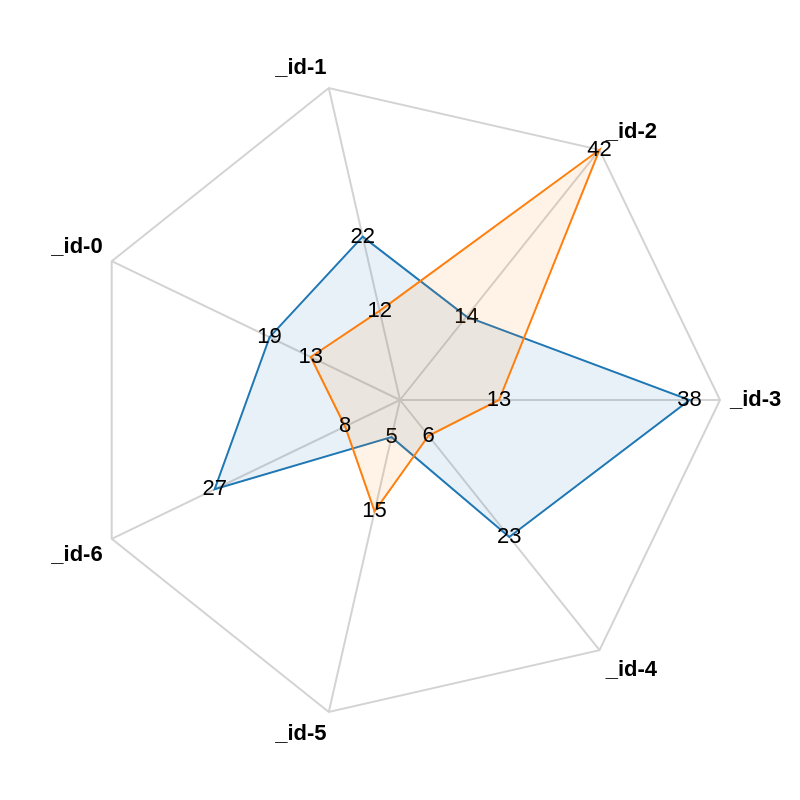

Write the Vega-Lite specification saved for this chart.
### Vega specification from a JSON file in a GitHub repository (floating-point values rounded to 4 significant figures)
{"$schema": "https://vega.github.io/schema/vega/v5.json", "background": "white", "width": 400, "height": 400, "padding": 40, "autosize": {"type": "none", "contains": "padding"}, "signals": [{"name": "radius", "update": "width / 2"}], "data": [{"name": "table", "values": [{"_id": "_id-0", "value": 19, "category": 0}, {"_id": "_id-1", "value": 22, "category": 0}, {"_id": "_id-2", "value": 14, "category": 0}, {"_id": "_id-3", "value": 38, "category": 0}, {"_id": "_id-4", "value": 23, "category": 0}, {"_id": "_id-5", "value": 5, "category": 0}, {"_id": "_id-6", "value": 27, "category": 0}, {"_id": "_id-0", "value": 13, "category": 1}, {"_id": "_id-1", "value": 12, "category": 1}, {"_id": "_id-2", "value": 42, "category": 1}, {"_id": "_id-3", "value": 13, "category": 1}, {"_id": "_id-4", "value": 6, "category": 1}, {"_id": "_id-5", "value": 15, "category": 1}, {"_id": "_id-6", "value": 8, "category": 1}]}, {"name": "_ids", "source": "table", "transform": [{"type": "aggregate", "groupby": ["_id"]}]}], "scales": [{"name": "angular", "type": "point", "range": {"signal": "[-PI, PI]"}, "padding": 0.5, "domain": {"data": "table", "field": "_id"}}, {"name": "radial", "type": "linear", "range": {"signal": "[0, radius]"}, "zero": true, "nice": false, "domain": {"data": "table", "field": "value"}, "domainMin": 0}, {"name": "color", "type": "ordinal", "domain": {"data": "table", "field": "category"}, "range": {"scheme": "category10"}}], "encode": {"enter": {"x": {"signal": "radius"}, "y": {"signal": "radius"}}}, "marks": [{"type": "group", "name": "categories", "zindex": 1, "from": {"facet": {"data": "table", "name": "facet", "groupby": ["category"]}}, "marks": [{"type": "line", "name": "category-line", "from": {"data": "facet"}, "encode": {"enter": {"interpolate": {"value": "linear-closed"}, "x": {"signal": "scale('radial', datum.value) * cos(scale('angular', datum._id))"}, "y": {"signal": "scale('radial', datum.value) * sin(scale('angular', datum._id))"}, "stroke": {"scale": "color", "field": "category"}, "strokeWidth": {"value": 1}, "fill": {"scale": "color", "field": "category"}, "fillOpacity": {"value": 0.1}}}}, {"type": "text", "name": "value-text", "from": {"data": "category-line"}, "encode": {"enter": {"x": {"signal": "datum.x"}, "y": {"signal": "datum.y"}, "text": {"signal": "datum.datum.value"}, "align": {"value": "center"}, "baseline": {"value": "middle"}, "fill": {"value": "black"}}}}]}, {"type": "rule", "name": "radial-grid", "from": {"data": "_ids"}, "zindex": 0, "encode": {"enter": {"x": {"value": 0}, "y": {"value": 0}, "x2": {"signal": "radius * cos(scale('angular', datum._id))"}, "y2": {"signal": "radius * sin(scale('angular', datum._id))"}, "stroke": {"value": "lightgray"}, "strokeWidth": {"value": 1}}}}, {"type": "text", "name": "_id-label", "from": {"data": "_ids"}, "zindex": 1, "encode": {"enter": {"x": {"signal": "(radius + 5) * cos(scale('angular', datum._id))"}, "y": {"signal": "(radius + 5) * sin(scale('angular', datum._id))"}, "text": {"field": "_id"}, "align": [{"test": "abs(scale('angular', datum._id)) > PI / 2", "value": "right"}, {"value": "left"}], "baseline": [{"test": "scale('angular', datum._id) > 0", "value": "top"}, {"test": "scale('angular', datum._id) == 0", "value": "middle"}, {"value": "bottom"}], "fill": {"value": "black"}, "fontWeight": {"value": "bold"}}}}, {"type": "line", "name": "outer-line", "from": {"data": "radial-grid"}, "encode": {"enter": {"interpolate": {"value": "linear-closed"}, "x": {"field": "x2"}, "y": {"field": "y2"}, "stroke": {"value": "lightgray"}, "strokeWidth": {"value": 1}}}}]}
